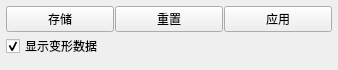
<?xml version="1.0" encoding="UTF-8"?>
<ui version="4.0">
 <class>Form</class>
 <widget class="QWidget" name="Form">
  <property name="geometry">
   <rect>
    <x>0</x>
    <y>0</y>
    <width>338</width>
    <height>70</height>
   </rect>
  </property>
  <property name="sizePolicy">
   <sizepolicy hsizetype="Expanding" vsizetype="Minimum">
    <horstretch>0</horstretch>
    <verstretch>0</verstretch>
   </sizepolicy>
  </property>
  <property name="minimumSize">
   <size>
    <width>200</width>
    <height>0</height>
   </size>
  </property>
  <property name="maximumSize">
   <size>
    <width>1000</width>
    <height>1000</height>
   </size>
  </property>
  <property name="baseSize">
   <size>
    <width>0</width>
    <height>70</height>
   </size>
  </property>
  <property name="contextMenuPolicy">
   <enum>Qt::NoContextMenu</enum>
  </property>
  <property name="windowTitle">
   <string>窗体</string>
  </property>
  <property name="styleSheet">
   <string notr="true"/>
  </property>
  <layout class="QVBoxLayout" name="verticalLayout">
   <property name="spacing">
    <number>2</number>
   </property>
   <property name="leftMargin">
    <number>6</number>
   </property>
   <property name="topMargin">
    <number>6</number>
   </property>
   <property name="rightMargin">
    <number>6</number>
   </property>
   <property name="bottomMargin">
    <number>6</number>
   </property>
   <item>
    <layout class="QHBoxLayout" name="horizontalLayout">
     <property name="spacing">
      <number>1</number>
     </property>
     <property name="topMargin">
      <number>0</number>
     </property>
     <item>
      <widget class="QPushButton" name="morpher_store">
       <property name="toolTip">
        <string>分析并存储与父参考网格相关的场景数据信息。这是使用“应用变形”命令的第一步。</string>
       </property>
       <property name="text">
        <string>存储</string>
       </property>
      </widget>
     </item>
     <item>
      <widget class="QPushButton" name="morpher_clear">
       <property name="toolTip">
        <string>删除所有已存储的变形器数据（如果有）。</string>
       </property>
       <property name="text">
        <string>重置</string>
       </property>
      </widget>
     </item>
     <item>
      <widget class="QPushButton" name="morpher_apply">
       <property name="toolTip">
        <string>根据新的参考网格移动每个顶点。应首先执行“存储”，在旧参考网格仍加载时捕获每个顶点相对于参考网格的位置。</string>
       </property>
       <property name="text">
        <string>应用</string>
       </property>
      </widget>
     </item>
    </layout>
   </item>
   <item>
    <layout class="QHBoxLayout" name="horizontalLayout_2">
     <property name="spacing">
      <number>1</number>
     </property>
     <property name="topMargin">
      <number>0</number>
     </property>
     <item>
      <widget class="QCheckBox" name="morpher_displayData">
       <property name="toolTip">
        <string>切换“存储”命令结果的显示。在每个顶点位置会出现绿点（表示数据已成功分析并存储）或红点（表示数据无法计算）。对于每个红点，你需要调整顶点位置并重复“存储”命令，直到所有顶点都成功存储。</string>
       </property>
       <property name="text">
        <string>显示变形数据</string>
       </property>
       <property name="checked">
        <bool>true</bool>
       </property>
      </widget>
     </item>
     <item>
      <spacer name="horizontalSpacer">
       <property name="orientation">
        <enum>Qt::Horizontal</enum>
       </property>
       <property name="sizeHint" stdset="0">
        <size>
         <width>40</width>
         <height>20</height>
        </size>
       </property>
      </spacer>
     </item>
    </layout>
   </item>
   <item>
    <spacer name="verticalSpacer">
     <property name="orientation">
      <enum>Qt::Vertical</enum>
     </property>
     <property name="sizeHint" stdset="0">
      <size>
       <width>10</width>
       <height>4</height>
      </size>
     </property>
    </spacer>
   </item>
  </layout>
 </widget>
 <resources/>
 <connections/>
</ui>
